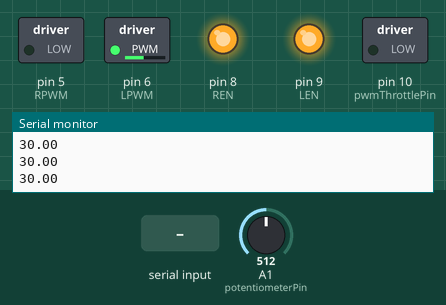
Recording of a sketch running on a simulated Arduino Uno, built with avr-gcc and run on an emulated ATmega328P. On the bench: switched loads named in the sketch (green lamp = pin HIGH), output pins drawn as LEDs (lit = HIGH), the last lines printed to the serial monitor. The test bench sets the inputs (shaded band); at power-on: A1 (potentiometerPin) = 512.

Above: at 1.2 s.
1.3 s: A1 (potentiometerPin) set to 359
2.8 s: A1 (potentiometerPin) set to 343
At 3.2 s:
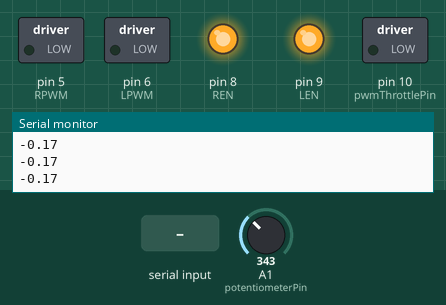
4.3 s: "S90\n" received over Serial
At 5.5 s:
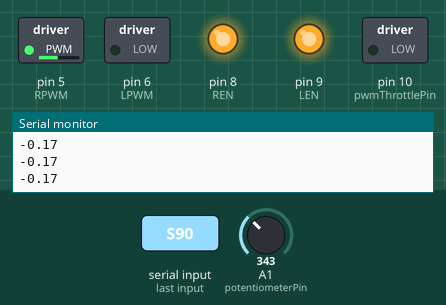
5.8 s: "T90\n" received over Serial
At 7.0 s:
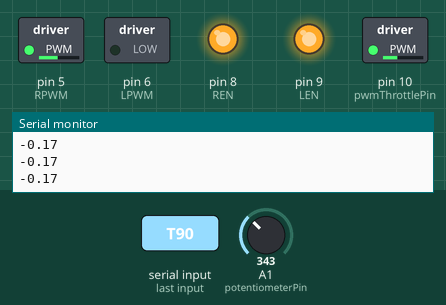
7.3 s: "S,45\n" received over Serial
At 8.3 s:
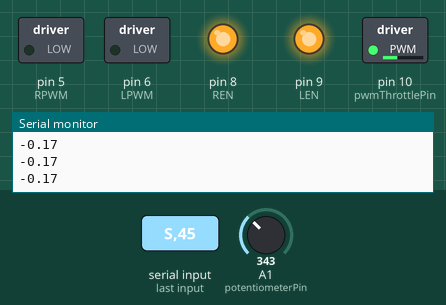
8.8 s: A1 (potentiometerPin) set to 511
At 10.1 s:
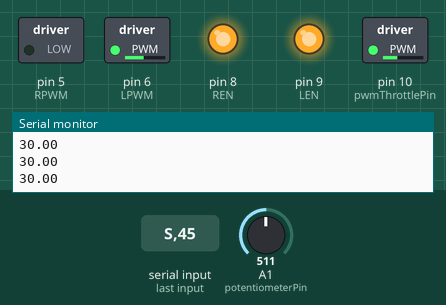
Timing chart, 0 to 11.3 s (numbered marks = the images above; inputs shaded):
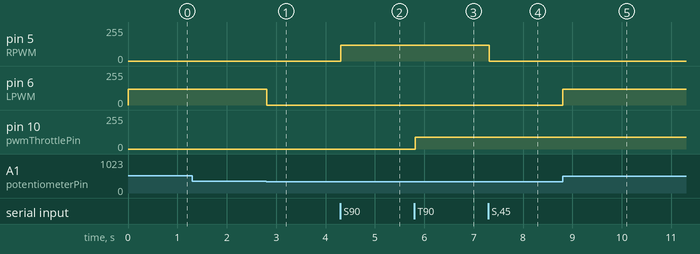

The sketch:

Arduino_Code.ino
```cpp
// Pins
const int pwmThrottlePin = 10;      // Throttle PWM output
const int potentiometerPin = A1;    // Steering angle feedback sensor
const int RPWM = 5;                 // Steering right motor PWM
const int LPWM = 6;                 // Steering left motor PWM
const int REN = 8;                   // Right enable
const int LEN = 9;                   // Left enable

// Constants
const float leftVoltage = 2.32;
const float centerVoltage = 1.68;
const float rightVoltage = 1.06;
const float maxSteeringAngle = 30.0;  // degrees

// State
float targetAngle = 0.0;
int throttlePWM = 0;

void setup() {
  Serial.begin(115200);

  // Throttle
  pinMode(pwmThrottlePin, OUTPUT);

  // Steering
  pinMode(RPWM, OUTPUT);
  pinMode(LPWM, OUTPUT);
  pinMode(REN, OUTPUT);
  pinMode(LEN, OUTPUT);
  digitalWrite(REN, HIGH);
  digitalWrite(LEN, HIGH);
}

void loop() {
  static String input = "";

  // --- Read Serial Commands ---
  while (Serial.available()) {
    char c = Serial.read();
    if (c == '\n') {
      parseCommand(input);
      input = "";
    } else {
      input += c;
    }
  }

  // --- Read Potentiometer Feedback ---
  int sensorValue = analogRead(potentiometerPin);
  float voltage = sensorValue * (5.0 / 1023.0);
  float steeringAngle = ((voltage - centerVoltage) / (leftVoltage - rightVoltage)) * (maxSteeringAngle * 2);
  steeringAngle = constrain(steeringAngle, -maxSteeringAngle, maxSteeringAngle);

  // --- Steering Control Logic ---
  float error = targetAngle - steeringAngle;

  if (abs(error) < 1.5) {
    analogWrite(RPWM, 0);
    analogWrite(LPWM, 0);
  } else if (error > 0) {
    analogWrite(RPWM, 118);
    analogWrite(LPWM, 0);
  } else {
    analogWrite(RPWM, 0);
    analogWrite(LPWM, 118);
  }

  // --- Throttle PWM Output ---
  analogWrite(pwmThrottlePin, throttlePWM);

  // ✅ **Send Steering Angle to Raspberry Pi**
  Serial.println(steeringAngle);

  delay(20);
}

// --- Command Parser ---
void parseCommand(String cmd) {
  if (cmd.startsWith("S")) {
    targetAngle = cmd.substring(1).toFloat();
  } else if (cmd.startsWith("T")) {
    throttlePWM = constrain(cmd.substring(1).toInt(), 0, 155);
  }
}
```

Measured:
- the behaviour switches between 351 and 350 on A1 (potentiometerPin) (found by bisection; images 0 and 1)
- after the input at 2.8 s, pin 6 (LPWM): 118/255 → 0/255 at once
- after the input at 4.3 s, pin 5 (RPWM): 0/255 → 118/255 at once
- after the input at 5.8 s, pin 10 (pwmThrottlePin): 0/255 → 90/255 at once
- after the input at 7.3 s, pin 5 (RPWM): 118/255 → 0/255 at once
- after the input at 8.8 s, pin 6 (LPWM): 0/255 → 118/255 at once
